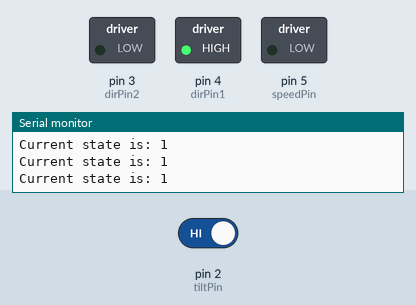
Bench run of a sketch on a simulated Arduino Uno, built with avr-gcc and run on an emulated ATmega328P. Shown: switched loads named in the sketch (green lamp = pin HIGH), the last lines printed to the serial monitor. The inputs (shaded band) are chosen by the test bench; at power-on: pin 2 (tiltPin) HIGH.

Above: at 1.2 s.
1.3 s: pin 2 (tiltPin) driven LOW
At 2.1 s:
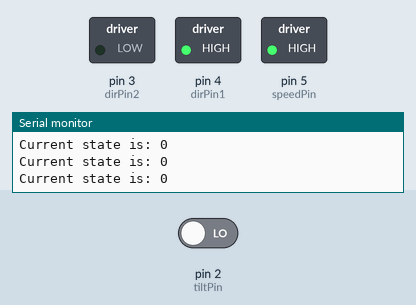
2.8 s: pin 2 (tiltPin) driven HIGH
At 3.5 s:
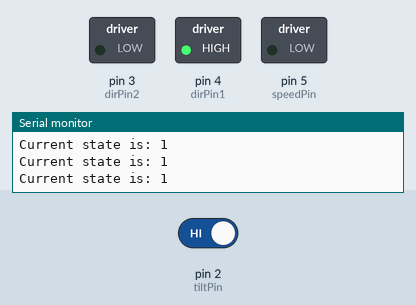
Timing chart, 0 to 5.8 s (numbered marks = the images above; inputs shaded):
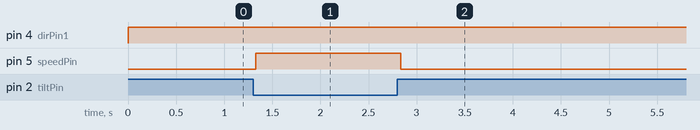

Measured:
- after the input at 1.3 s, pin 5 (speedPin): LOW → HIGH at once
- after the input at 2.8 s, pin 5 (speedPin): HIGH → LOW at once

The sketch:

Lesson38.ino
```cpp
// Lesson 38: Incorporating a tilt switch to cut off DC motors
int speedPin = 5;
int dirPin1 = 4;
int dirPin2 = 3;
int mSpeed = 255;
int tiltPin = 2;
int state;
void setup() {
  // put your setup code here, to run once:
  pinMode(speedPin, OUTPUT);
  pinMode(dirPin1, OUTPUT);
  pinMode(dirPin2, OUTPUT);
  pinMode(tiltPin, INPUT);
  digitalWrite(tiltPin, HIGH);
  Serial.begin(9600);
}

void loop() {
  // put your main code here, to run repeatedly:
  // CW
  state = digitalRead(tiltPin);
  digitalWrite(dirPin1, HIGH);
  digitalWrite(dirPin2, LOW);
  Serial.print("Current state is: ");
  Serial.println(state);
  // Upright:
  if (state == 0) {
    analogWrite(speedPin, mSpeed);
  }
  if (state == 1) {
    analogWrite(speedPin, 0);
  }
//  delay(5000);
  //  // CCW
  //  digitalWrite(dirPin1, LOW);
  //  digitalWrite(dirPin2, HIGH);
  //  analogWrite(speedPin, mSpeed);
  //  delay(5000);
  //  digitalWrite(dirPin2, LOW);
  //  delay(2000);
}
```
